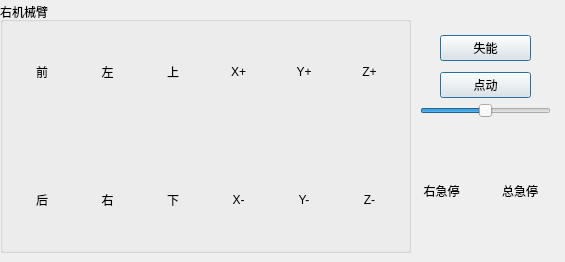
    <widget class="QWidget" name="tab_8">
     <attribute name="title">
      <string>右臂任务空间</string>
     </attribute>
     <widget class="QGroupBox" name="groupBox_6">
      <property name="geometry">
       <rect>
        <x>0</x>
        <y>2</y>
        <width>411</width>
        <height>251</height>
       </rect>
      </property>
      <property name="title">
       <string>右机械臂</string>
      </property>
      <layout class="QHBoxLayout" name="horizontalLayout_25">
       <item>
        <layout class="QGridLayout" name="gridLayout_4">
         <item row="2" column="2">
          <widget class="QPushButton" name="Arm_R_Down">
           <property name="styleSheet">
            <string notr="true">border:none</string>
           </property>
           <property name="text">
            <string/>
           </property>
           <property name="icon">
            <iconset resource="../resources/resources.qrc">
             <normaloff>:/imgs/left_down.png</normaloff>:/imgs/left_down.png</iconset>
           </property>
           <property name="iconSize">
            <size>
             <width>48</width>
             <height>48</height>
            </size>
           </property>
          </widget>
         </item>
         <item row="1" column="2">
          <widget class="QPushButton" name="Arm_R_Up">
           <property name="styleSheet">
            <string notr="true">border:none</string>
           </property>
           <property name="text">
            <string/>
           </property>
           <property name="icon">
            <iconset resource="../resources/resources.qrc">
             <normaloff>:/imgs/right_up.png</normaloff>:/imgs/right_up.png</iconset>
           </property>
           <property name="iconSize">
            <size>
             <width>48</width>
             <height>48</height>
            </size>
           </property>
          </widget>
         </item>
         <item row="3" column="2">
          <widget class="QLabel" name="label_25">
           <property name="text">
            <string>下</string>
           </property>
           <property name="alignment">
            <set>Qt::AlignCenter</set>
           </property>
          </widget>
         </item>
         <item row="0" column="1">
          <widget class="QLabel" name="label_22">
           <property name="text">
            <string>左</string>
           </property>
           <property name="alignment">
            <set>Qt::AlignCenter</set>
           </property>
          </widget>
         </item>
         <item row="0" column="0">
          <widget class="QLabel" name="label_20">
           <property name="text">
            <string>前</string>
           </property>
           <property name="alignment">
            <set>Qt::AlignCenter</set>
           </property>
          </widget>
         </item>
         <item row="2" column="0">
          <widget class="QPushButton" name="Arm_R_Back">
           <property name="styleSheet">
            <string notr="true">border:none</string>
           </property>
           <property name="text">
            <string/>
           </property>
           <property name="icon">
            <iconset resource="../resources/resources.qrc">
             <normaloff>:/imgs/down.png</normaloff>:/imgs/down.png</iconset>
           </property>
           <property name="iconSize">
            <size>
             <width>48</width>
             <height>48</height>
            </size>
           </property>
          </widget>
         </item>
         <item row="0" column="2">
          <widget class="QLabel" name="label_24">
           <property name="text">
            <string>上</string>
           </property>
           <property name="alignment">
            <set>Qt::AlignCenter</set>
           </property>
          </widget>
         </item>
         <item row="1" column="1">
          <widget class="QPushButton" name="Arm_R_Left">
           <property name="styleSheet">
            <string notr="true">border:none</string>
           </property>
           <property name="text">
            <string/>
           </property>
           <property name="icon">
            <iconset resource="../resources/resources.qrc">
             <normaloff>:/imgs/left.png</normaloff>:/imgs/left.png</iconset>
           </property>
           <property name="iconSize">
            <size>
             <width>48</width>
             <height>48</height>
            </size>
           </property>
          </widget>
         </item>
         <item row="3" column="1">
          <widget class="QLabel" name="label_23">
           <property name="text">
            <string>右</string>
           </property>
           <property name="alignment">
            <set>Qt::AlignCenter</set>
           </property>
          </widget>
         </item>
         <item row="2" column="1">
          <widget class="QPushButton" name="Arm_R_Right">
           <property name="styleSheet">
            <string notr="true">border:none</string>
           </property>
           <property name="text">
            <string/>
           </property>
           <property name="icon">
            <iconset resource="../resources/resources.qrc">
             <normaloff>:/imgs/right.png</normaloff>:/imgs/right.png</iconset>
           </property>
           <property name="iconSize">
            <size>
             <width>48</width>
             <height>48</height>
            </size>
           </property>
          </widget>
         </item>
         <item row="3" column="0">
          <widget class="QLabel" name="label_21">
           <property name="text">
            <string>后</string>
           </property>
           <property name="alignment">
            <set>Qt::AlignCenter</set>
           </property>
          </widget>
         </item>
         <item row="1" column="0">
          <widget class="QPushButton" name="Arm_R_Forward">
           <property name="styleSheet">
            <string notr="true">border:none</string>
           </property>
           <property name="text">
            <string/>
           </property>
           <property name="icon">
            <iconset resource="../resources/resources.qrc">
             <normaloff>:/imgs/up.png</normaloff>:/imgs/up.png</iconset>
           </property>
           <property name="iconSize">
            <size>
             <width>48</width>
             <height>48</height>
            </size>
           </property>
          </widget>
         </item>
         <item row="0" column="4">
          <widget class="QLabel" name="label_44">
           <property name="text">
            <string>Y+</string>
           </property>
           <property name="alignment">
            <set>Qt::AlignCenter</set>
           </property>
          </widget>
         </item>
         <item row="3" column="3">
          <widget class="QLabel" name="label_41">
           <property name="text">
            <string>X-</string>
           </property>
           <property name="alignment">
            <set>Qt::AlignCenter</set>
           </property>
          </widget>
         </item>
         <item row="3" column="4">
          <widget class="QLabel" name="label_40">
           <property name="text">
            <string>Y-</string>
           </property>
           <property name="alignment">
            <set>Qt::AlignCenter</set>
           </property>
          </widget>
         </item>
         <item row="0" column="3">
          <widget class="QLabel" name="label_39">
           <property name="text">
            <string>X+</string>
           </property>
           <property name="alignment">
            <set>Qt::AlignCenter</set>
           </property>
          </widget>
         </item>
         <item row="0" column="5">
          <widget class="QLabel" name="label_43">
           <property name="text">
            <string>Z+</string>
           </property>
           <property name="alignment">
            <set>Qt::AlignCenter</set>
           </property>
          </widget>
         </item>
         <item row="3" column="5">
          <widget class="QLabel" name="label_42">
           <property name="text">
            <string>Z-</string>
           </property>
           <property name="alignment">
            <set>Qt::AlignCenter</set>
           </property>
          </widget>
         </item>
         <item row="1" column="3">
          <widget class="QPushButton" name="Arm_R_X_posi">
           <property name="styleSheet">
            <string notr="true">border:none</string>
           </property>
           <property name="text">
            <string/>
           </property>
           <property name="icon">
            <iconset resource="../resources/resources.qrc">
             <normaloff>:/imgs/up.png</normaloff>:/imgs/up.png</iconset>
           </property>
           <property name="iconSize">
            <size>
             <width>48</width>
             <height>48</height>
            </size>
           </property>
          </widget>
         </item>
         <item row="2" column="3">
          <widget class="QPushButton" name="Arm_R_X_nega">
           <property name="styleSheet">
            <string notr="true">border:none</string>
           </property>
           <property name="text">
            <string/>
           </property>
           <property name="icon">
            <iconset resource="../resources/resources.qrc">
             <normaloff>:/imgs/down.png</normaloff>:/imgs/down.png</iconset>
           </property>
           <property name="iconSize">
            <size>
             <width>48</width>
             <height>48</height>
            </size>
           </property>
          </widget>
         </item>
         <item row="1" column="4">
          <widget class="QPushButton" name="Arm_R_Y_posi">
           <property name="styleSheet">
            <string notr="true">border:none</string>
           </property>
           <property name="text">
            <string/>
           </property>
           <property name="icon">
            <iconset resource="../resources/resources.qrc">
             <normaloff>:/imgs/right.png</normaloff>:/imgs/right.png</iconset>
           </property>
           <property name="iconSize">
            <size>
             <width>48</width>
             <height>48</height>
            </size>
           </property>
          </widget>
         </item>
         <item row="2" column="4">
          <widget class="QPushButton" name="Arm_R_Y_nega">
           <property name="styleSheet">
            <string notr="true">border:none</string>
           </property>
           <property name="text">
            <string/>
           </property>
           <property name="icon">
            <iconset resource="../resources/resources.qrc">
             <normaloff>:/imgs/left.png</normaloff>:/imgs/left.png</iconset>
           </property>
           <property name="iconSize">
            <size>
             <width>48</width>
             <height>48</height>
            </size>
           </property>
          </widget>
         </item>
         <item row="1" column="5">
          <widget class="QPushButton" name="Arm_R_Z_posi">
           <property name="styleSheet">
            <string notr="true">border:none</string>
           </property>
           <property name="text">
            <string/>
           </property>
           <property name="icon">
            <iconset resource="../resources/resources.qrc">
             <normaloff>:/imgs/right_up.png</normaloff>:/imgs/right_up.png</iconset>
           </property>
           <property name="iconSize">
            <size>
             <width>48</width>
             <height>48</height>
            </size>
           </property>
          </widget>
         </item>
         <item row="2" column="5">
          <widget class="QPushButton" name="Arm_R_Z_nega">
           <property name="styleSheet">
            <string notr="true">border:none</string>
           </property>
           <property name="text">
            <string/>
           </property>
           <property name="icon">
            <iconset resource="../resources/resources.qrc">
             <normaloff>:/imgs/left_down.png</normaloff>:/imgs/left_down.png</iconset>
           </property>
           <property name="iconSize">
            <size>
             <width>48</width>
             <height>48</height>
            </size>
           </property>
          </widget>
         </item>
        </layout>
       </item>
      </layout>
     </widget>
     <widget class="QWidget" name="gridLayoutWidget_2">
      <property name="geometry">
       <rect>
        <x>405</x>
        <y>160</y>
        <width>151</width>
        <height>81</height>
       </rect>
      </property>
      <layout class="QGridLayout" name="gridLayout_10">
       <item row="1" column="1">
        <widget class="QPushButton" name="Arm_Stop_All_4">
         <property name="styleSheet">
          <string notr="true">border:none</string>
         </property>
         <property name="text">
          <string/>
         </property>
         <property name="icon">
          <iconset resource="../resources/resources.qrc">
           <normaloff>:/imgs/stop_off.png</normaloff>
           <normalon>:/imgs/stop.png</normalon>:/imgs/stop_off.png</iconset>
         </property>
         <property name="iconSize">
          <size>
           <width>48</width>
           <height>48</height>
          </size>
         </property>
         <property name="checkable">
          <bool>true</bool>
         </property>
        </widget>
       </item>
       <item row="0" column="1">
        <widget class="QLabel" name="EmergencyStop_5">
         <property name="text">
          <string>总急停</string>
         </property>
         <property name="alignment">
          <set>Qt::AlignCenter</set>
         </property>
        </widget>
       </item>
       <item row="0" column="0">
        <widget class="QLabel" name="EmergencyStop_6">
         <property name="text">
          <string>右急停</string>
         </property>
         <property name="alignment">
          <set>Qt::AlignCenter</set>
         </property>
        </widget>
       </item>
       <item row="1" column="0">
        <widget class="QPushButton" name="Arm_R_Stop">
         <property name="styleSheet">
          <string notr="true">border:none</string>
         </property>
         <property name="text">
          <string/>
         </property>
         <property name="icon">
          <iconset resource="../resources/resources.qrc">
           <normaloff>:/imgs/stop_off.png</normaloff>
           <normalon>:/imgs/stop.png</normalon>
           <selectedoff>:/imgs/stop_off.png</selectedoff>:/imgs/stop_off.png</iconset>
         </property>
         <property name="iconSize">
          <size>
           <width>48</width>
           <height>48</height>
          </size>
         </property>
         <property name="checkable">
          <bool>true</bool>
         </property>
        </widget>
       </item>
      </layout>
     </widget>
     <widget class="QSlider" name="Jog_Step_2">
      <property name="geometry">
       <rect>
        <x>420</x>
        <y>100</y>
        <width>131</width>
        <height>21</height>
       </rect>
      </property>
      <property name="maximum">
       <number>100</number>
      </property>
      <property name="value">
       <number>50</number>
      </property>
      <property name="orientation">
       <enum>Qt::Horizontal</enum>
      </property>
     </widget>
     <widget class="QWidget" name="verticalLayoutWidget_4">
      <property name="geometry">
       <rect>
        <x>440</x>
        <y>30</y>
        <width>91</width>
        <height>74</height>
       </rect>
      </property>
      <layout class="QVBoxLayout" name="verticalLayout_18">
       <item>
        <widget class="QPushButton" name="ARM2Enable_2">
         <property name="text">
          <string>失能</string>
         </property>
         <property name="checkable">
          <bool>true</bool>
         </property>
         <property name="checked">
          <bool>false</bool>
         </property>
         <property name="autoDefault">
          <bool>false</bool>
         </property>
         <property name="default">
          <bool>true</bool>
         </property>
         <property name="flat">
          <bool>false</bool>
         </property>
        </widget>
       </item>
       <item>
        <widget class="QPushButton" name="ARM_Point_Continue_4">
         <property name="text">
          <string>点动</string>
         </property>
         <property name="checkable">
          <bool>true</bool>
         </property>
         <property name="checked">
          <bool>false</bool>
         </property>
         <property name="autoDefault">
          <bool>false</bool>
         </property>
         <property name="default">
          <bool>true</bool>
         </property>
         <property name="flat">
          <bool>false</bool>
         </property>
        </widget>
       </item>
      </layout>
     </widget>
    </widget>
